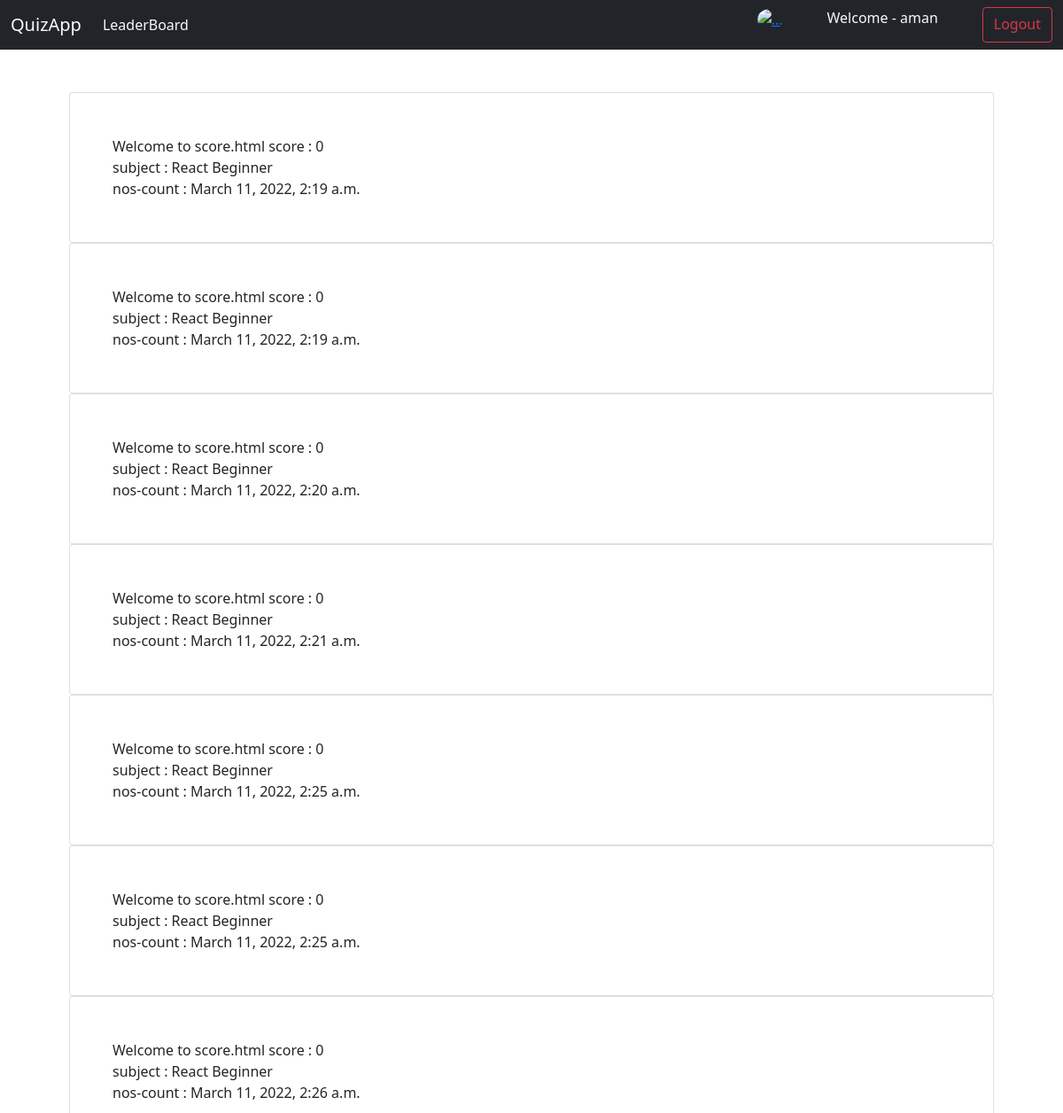
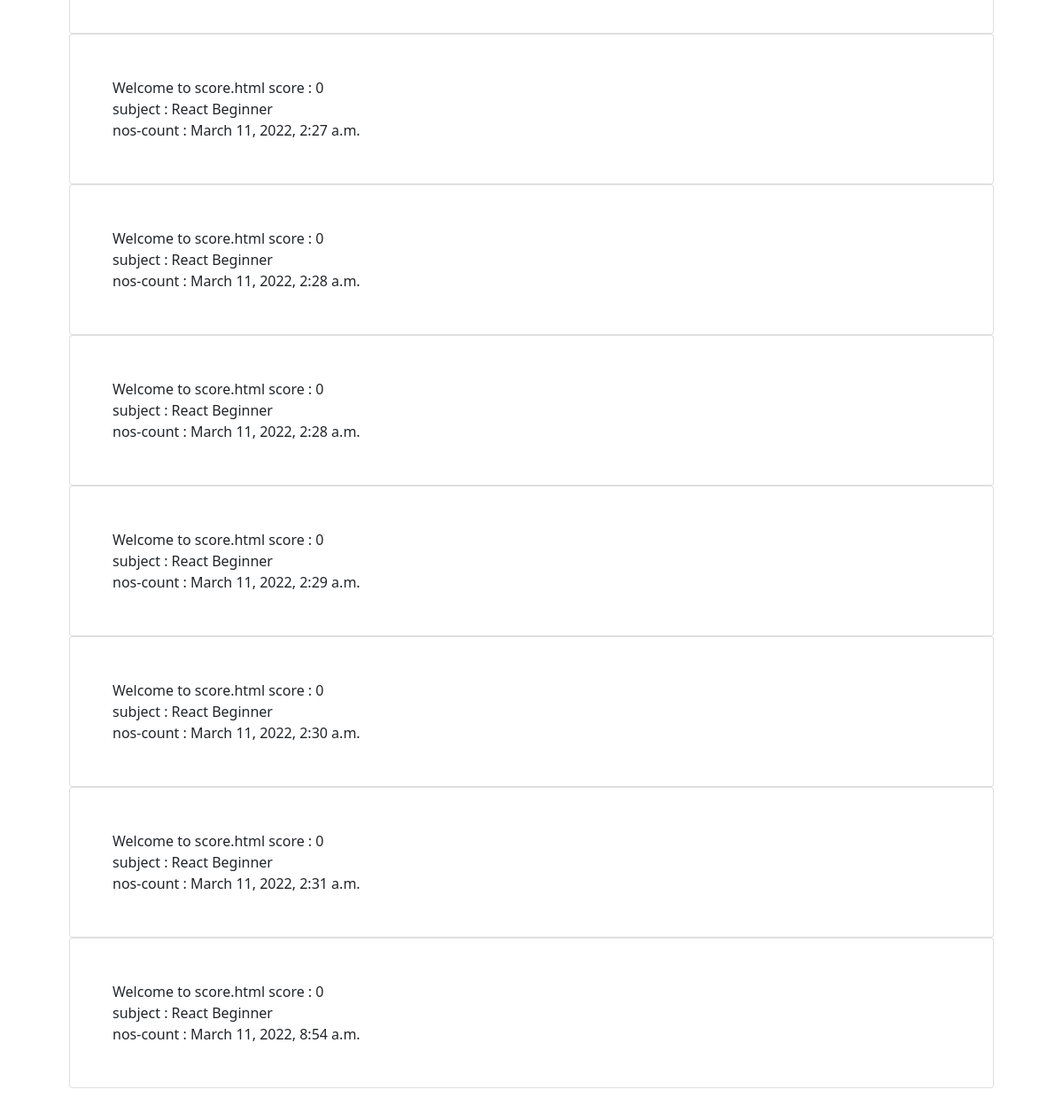
/quiz_user/score/ (signed in), run on the app's committed database (2 pictures, top to bottom).
### quiz_user/models.py (models this page shows, shortened)
class ScoreCard(models.Model):
    index = models.AutoField(primary_key = True)
    subject_name = models.CharField(max_length=300, null=True)
    score = models.CharField(max_length=300, null=True)
    maxscore = models.CharField(max_length=300, null=True)
    result = models.CharField(max_length=300, null=True)
    datetime = models.DateTimeField(auto_now_add = True)

### quiz_user/views.py (the view)
# urls.py: path('score/',views.score, name = "score"),
def score(request):
    getdata = ScoreCard.objects.all()
    if (request.user.is_authenticated):
        context = {
        "data" : getdata,
        "user" : request.user
    }
        return render(request , 'quiz_user/score.html',context)
    else:
        return redirect('home')

### templates/quiz_user/score.html (shortened to what this page needs)
<!DOCTYPE html>
<html lang="en">
<head>
    <link href="https://cdn.jsdelivr.net/npm/bootstrap@5.0.2/dist/css/bootstrap.min.css" rel="stylesheet"
>
</head>
<body>
    {% if user.is_authenticated %}
    <nav class="navbar navbar-expand-lg navbar-light bg-dark">
      <div class="container-fluid">
        <a class="navbar-brand text-light " href="/">QuizApp</a>
        <div class="collapse navbar-collapse" id="navbarSupportedContent">
          <ul class="navbar-nav me-auto mb-2 mb-lg-0">
            <li class="nav-item">
              <a class="nav-link active text-light" aria-current="page" href="/quiz_user/leaderboard/">LeaderBoard</a>
            </li>
          </ul>
          <form class="d-flex">
            <a href="/quiz_user/profile" data-toggle="tooltip" title="user profile"><img src="https://github.githubassets.com/images/modules/logos_page/Octocat.png" width="40vw" height="40vh" class="rounded-circle" alt="..."></a>
            <p>&nbsp;&nbsp;&nbsp;&nbsp;&nbsp;&nbsp;&nbsp;&nbsp;&nbsp;&nbsp;&nbsp;&nbsp;</p>
            <p class="user_name_id text-light">Welcome - {{user}}</p>
            <p>&nbsp;&nbsp;&nbsp;&nbsp;&nbsp;&nbsp;&nbsp;&nbsp;&nbsp;&nbsp;&nbsp;&nbsp;</p>
            <a class="btn btn-outline-danger my-2 my-sm-0" class="btn btn-outline-success" href="/quiz_user/logout">Logout</a>
          </form>
        </div>
      </div>
    </nav>
  {% endif %}
    <div class="container p-5">
        {% for post in data %}
        <div class="card p-5" >
            Welcome to score.html
            score : {{post.score}}
            <br />
            subject : {{post.subject_name}}
            <br />
            nos-count : {{post.datetime}}
        </div>
        {% endfor %}
      </div>
</body>
</html>

### data on the page
ScoreCard: score "0", subject_name "React Beginner", datetime "March 11, 2022, 2:19 a.m."
ScoreCard: score "0", subject_name "React Beginner", datetime "March 11, 2022, 2:19 a.m."
ScoreCard: score "0", subject_name "React Beginner", datetime "March 11, 2022, 2:20 a.m."
ScoreCard: score "0", subject_name "React Beginner", datetime "March 11, 2022, 2:21 a.m."
ScoreCard: score "0", subject_name "React Beginner", datetime "March 11, 2022, 2:25 a.m."
ScoreCard: score "0", subject_name "React Beginner", datetime "March 11, 2022, 2:25 a.m."
ScoreCard: score "0", subject_name "React Beginner", datetime "March 11, 2022, 2:26 a.m."
ScoreCard: score "0", subject_name "React Beginner", datetime "March 11, 2022, 2:27 a.m."
ScoreCard: score "0", subject_name "React Beginner", datetime "March 11, 2022, 2:28 a.m."
ScoreCard: score "0", subject_name "React Beginner", datetime "March 11, 2022, 2:28 a.m."
ScoreCard: score "0", subject_name "React Beginner", datetime "March 11, 2022, 2:29 a.m."
ScoreCard: score "0", subject_name "React Beginner", datetime "March 11, 2022, 2:30 a.m."
ScoreCard: score "0", subject_name "React Beginner", datetime "March 11, 2022, 2:31 a.m."
ScoreCard: score "0", subject_name "React Beginner", datetime "March 11, 2022, 8:54 a.m."

### other printed values
{{ user }} "aman"
